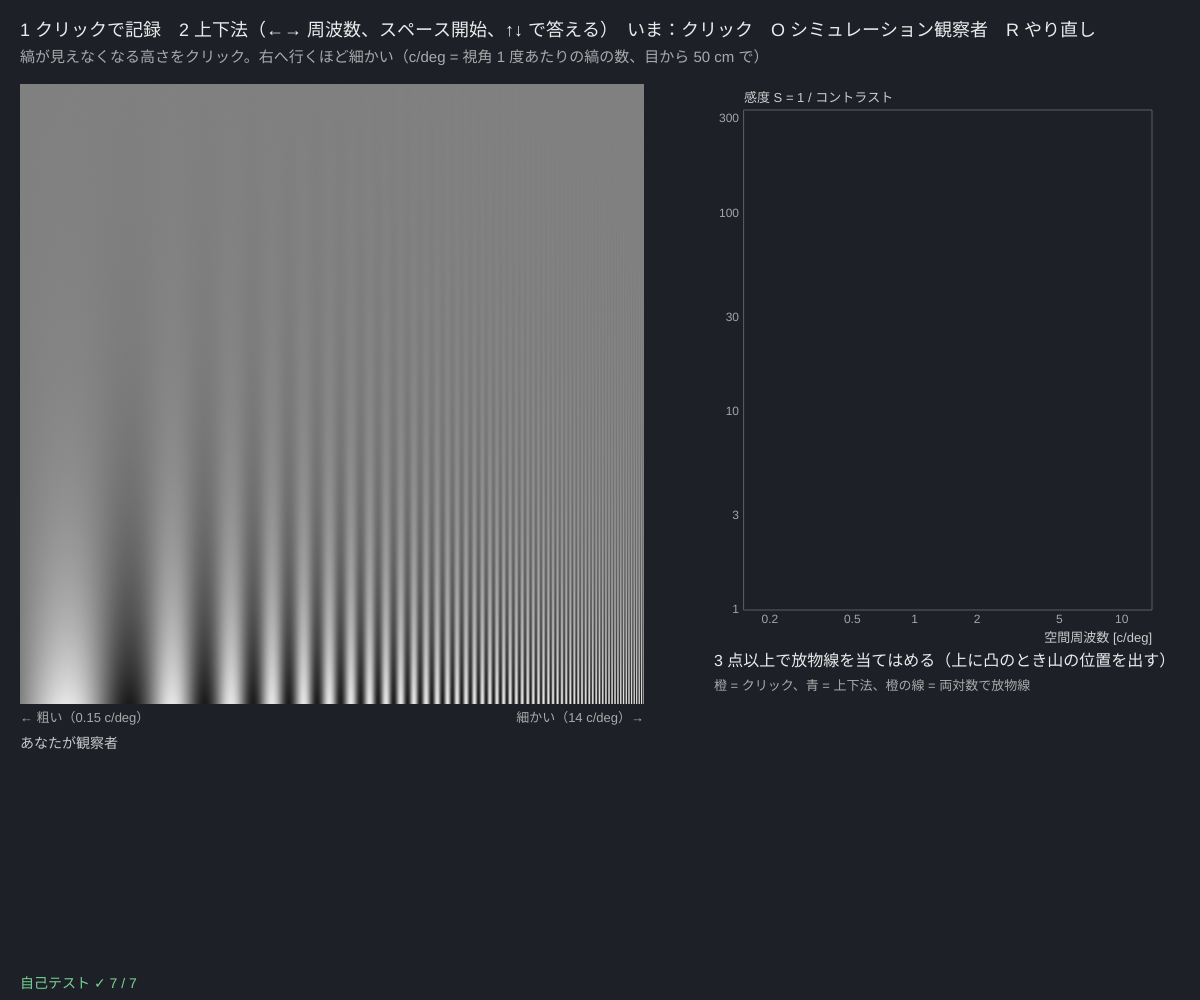
Frame 1 (no input)
Frame 60 (no input): identical to frame 1, image omitted
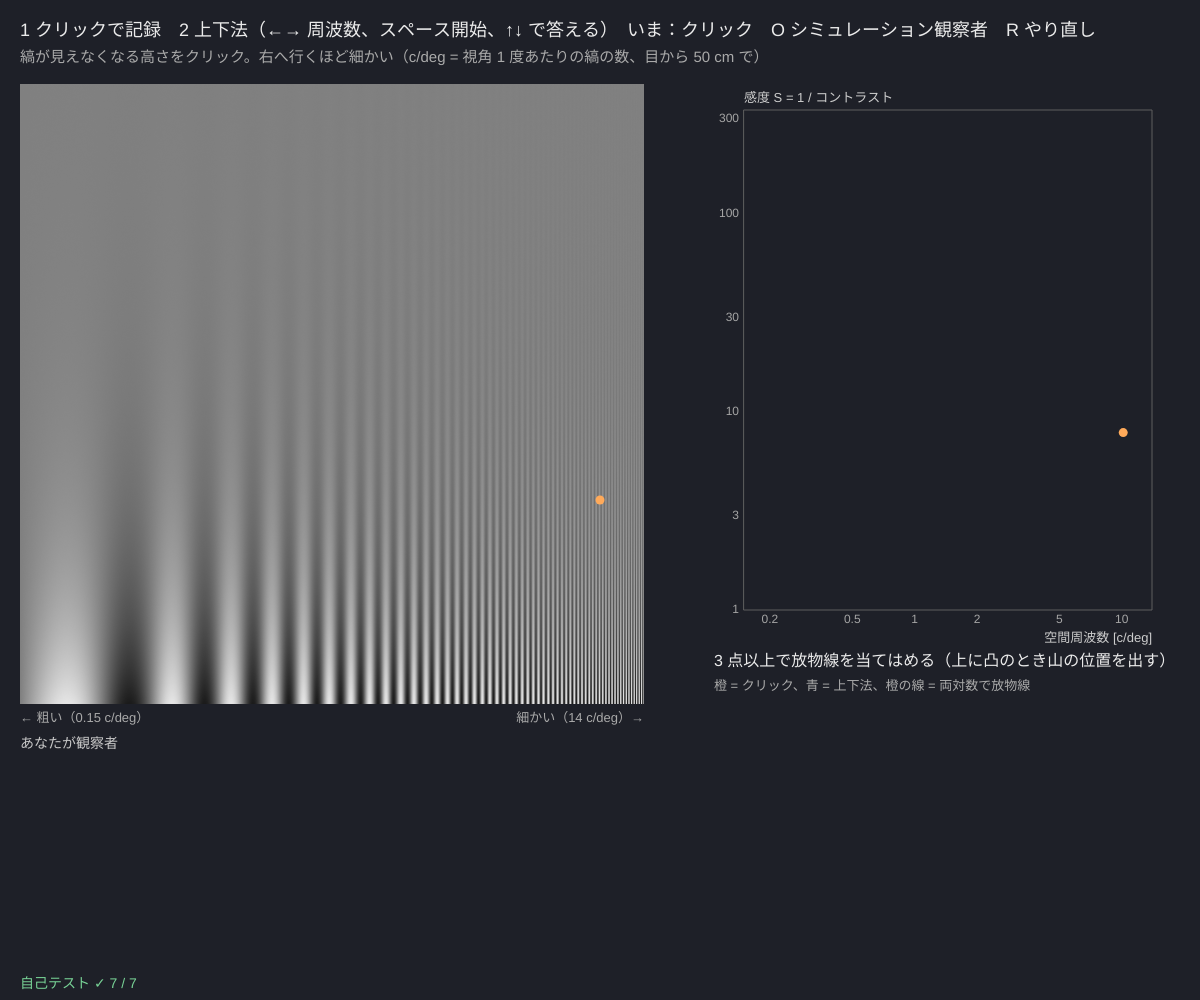
Frame 120 (the mouse pressed at the canvas centre since frame 60)

The p5.js sketch that drew these frames (run headless with seeded random() and noise() and a simulated clock; from frame 60 on, the mouse is pressed at the canvas centre):

// p5.js sketch
// ── sketch.js
// ============================================
// 07 コントラスト感度関数（CSF）─ どの細かさの縞がいちばん見えやすい？
// 左の図は計算で作った縞（キャンベル-ロブソン型）：右へ行くほど細かく（空間周波数が高く）、上へ行くほどうすく（コントラストが低く）なる
// モード 1：縞が見えなくなる高さを、横の位置を変えながら何か所かクリック → 感度 S = 1 / コントラスト を両対数で描き、放物線を当てはめる
// モード 2：周波数を ←→ で選び、縞が + の上か下かを ↑↓ で答える上下法（1-up-2-down）。しきい値を CSF に足す
// 1 / 2 = モード / O = シミュレーション観察者 / R = やり直し
// ============================================

const VIEW_CM = 50, PX_PER_CM = 38;    // ★ 目と画面の距離 [cm] と、画面の 1 cm の画素数（だいたいでよい）
const PX_PER_DEG = VIEW_CM * Math.tan(Math.PI / 180) * PX_PER_CM;   // 視角 1 度あたりの画素数
const F0 = 0.15, F1 = 14;              // ★ 図の左はし・右はしの空間周波数 [cycles/deg]
const C_MIN = 0.003, C_MAX = 0.8;      // ★ 図の上はし・下はしのコントラスト
const FREQS = [0.5, 1, 2, 4, 8];       // ★ モード 2 で測る周波数 [c/deg]
const SIM = { smax: 150, fp: 3, k: 0.5 };   // ★ シミュレーション観察者の CSF：ln S = ln Smax − k (ln f − ln fp)²
let chart, patch, cw, ch, clicks = [], stairPts = [], fi = 2, st, tmode = 1, phase = 'ready', tPhase = 0, cur = null, simMode = false, simSeed = 1;

function setup() {
  createCanvas(windowWidth, windowHeight);
  cw = Math.floor(width * 0.52); ch = Math.floor(height * 0.62);
  chart = createGraphics(cw, ch); chart.pixelDensity(1); makeChart();
  patch = createGraphics(130, 130); patch.pixelDensity(1);
  selfTest();
  resetData(false);
}
function resetData(sim) { simMode = sim; clicks = []; stairPts = []; st = makeStair(0.05, 1.3, 2, C_MIN, C_MAX, true); phase = 'ready'; seedRng(Date.now()); }
// 図の位置 → 周波数・コントラスト（どちらも対数で等間隔）
function freqAt(x) { return F0 * Math.pow(F1 / F0, x / cw); }
function contrastAt(y) { return C_MIN * Math.pow(C_MAX / C_MIN, y / ch); }
function makeChart() {
  chart.loadPixels();
  let r = Math.log(F1 / F0), k = (2 * Math.PI * F0 * cw) / (r * PX_PER_DEG);
  seedRng(1);
  for (let x = 0; x < cw; x++) {
    let ph = k * (Math.exp((r * x) / cw) - 1);           // 周波数が変わっても縞がつながるように、周波数を積分した位相
    for (let y = 0; y < ch; y++) {
      let v = 128 * (1 + contrastAt(y) * Math.sin(ph)) + rnd() - 0.5, o = 4 * (y * cw + x);
      chart.pixels[o] = chart.pixels[o + 1] = chart.pixels[o + 2] = clampv(Math.round(v), 0, 255); chart.pixels[o + 3] = 255;
    }
  }
  chart.updatePixels();
}
function makePatch(f, c) {
  patch.loadPixels();
  let N = patch.width;
  for (let y = 0; y < N; y++) for (let x = 0; x < N; x++) {
    let dx = x - N / 2, dy = y - N / 2, env = Math.exp(-(dx * dx + dy * dy) / (2 * 22 * 22));
    let v = 128 * (1 + c * env * Math.sin((2 * Math.PI * f * dx) / PX_PER_DEG)) + rnd() - 0.5, o = 4 * (y * N + x);
    patch.pixels[o] = patch.pixels[o + 1] = patch.pixels[o + 2] = clampv(Math.round(v), 0, 255); patch.pixels[o + 3] = 255;
  }
  patch.updatePixels();
}
function startTrial() { if (st.track.length >= 30) { finishStair(); return; } cur = { up: rnd() < 0.5 }; makePatch(FREQS[fi], st.v); phase = 'fix'; tPhase = millis(); }
function finishStair() { let t = stairThreshold(st, 2); if (t) stairPts.push([FREQS[fi], 1 / t]); st = makeStair(0.05, 1.3, 2, C_MIN, C_MAX, true); phase = 'ready'; }
function answer(up) { if (tmode !== 2 || (phase !== 'stim' && phase !== 'wait')) return; stairUpdate(st, up === cur.up); phase = 'blank'; tPhase = millis(); }

// 両対数で放物線：ln S = a + b u + c u²（u = ln f）を最小二乗で → ピーク周波数 = e^(−b / 2c)
function fitCSF(pts) {
  if (pts.length < 3) return null;
  let M = [[0, 0, 0], [0, 0, 0], [0, 0, 0]], v = [0, 0, 0];
  for (let p of pts) { let u = Math.log(p[0]), s = Math.log(p[1]), q = [1, u, u * u]; for (let i = 0; i < 3; i++) { v[i] += q[i] * s; for (let j = 0; j < 3; j++) M[i][j] += q[i] * q[j]; } }
  let D = det3(M); if (Math.abs(D) < 1e-9) return null;
  let sol = [0, 1, 2].map((k) => det3(M.map((r, i) => r.map((x, j) => (j === k ? v[i] : x)))) / D);
  let [a, b, c] = sol, peak = c < 0 ? Math.exp(-b / (2 * c)) : null;
  return { a, b, c, peak, smax: peak ? Math.exp(a - (b * b) / (4 * c)) : null, S: (f) => Math.exp(a + b * Math.log(f) + c * Math.log(f) ** 2) };
}
function det3(m) { return m[0][0] * (m[1][1] * m[2][2] - m[1][2] * m[2][1]) - m[0][1] * (m[1][0] * m[2][2] - m[1][2] * m[2][0]) + m[0][2] * (m[1][0] * m[2][1] - m[1][1] * m[2][0]); }
// シミュレーション観察者
function simS(f) { return SIM.smax * Math.exp(-SIM.k * (Math.log(f) - Math.log(SIM.fp)) ** 2); }
function simPc(f, c) { let s = 0.35, alpha = (1 / simS(f)) / Math.exp(s * Math.log(0.4142 / 0.5858)); return 0.5 + 0.5 / (1 + Math.exp(-(Math.log(c) - Math.log(alpha)) / s)); }
function runSim(seed) {
  resetData(true); seedRng(seed);
  for (let i = 0; i < 10; i++) { let f = F0 * Math.pow(F1 / F0, (i + 0.5) / 10); clicks.push([f, simS(f) * Math.exp(0.15 * rndNormal())]); }
  for (let f of FREQS) { let s = makeStair(0.05, 1.3, 2, C_MIN, C_MAX, true); for (let t = 0; t < 60; t++) stairUpdate(s, rnd() < simPc(f, s.v)); stairPts.push([f, 1 / stairThreshold(s, 2)]); }
}

function draw() {
  background(30, 32, 40);
  fill(235); noStroke(); textSize(18);
  text('1 クリックで記録　2 上下法（←→ 周波数、スペース開始、↑↓ で答える）　いま：' + (tmode === 1 ? 'クリック' : '上下法') + '　O シミュレーション観察者　R やり直し', 20, 36);
  fill(170); textSize(15);
  text('縞が見えなくなる高さをクリック。右へ行くほど細かい（c/deg = 視角 1 度あたりの縞の数、目から ' + VIEW_CM + ' cm で）', 20, 62);
  let sx = 20, sy = 84;
  if (tmode === 1) {
    image(chart, sx, sy);
    noStroke(); fill(255, 170, 90);
    for (let p of clicks) { let x = sx + (cw * Math.log(p[0] / F0)) / Math.log(F1 / F0), y = sy + (ch * Math.log(1 / p[1] / C_MIN)) / Math.log(C_MAX / C_MIN); circle(x, y, 9); }
    fill(170); textSize(13); text('← 粗い（' + F0 + ' c/deg）', sx, sy + ch + 18); textAlign(RIGHT); text('細かい（' + F1 + ' c/deg）→', sx + cw, sy + ch + 18); textAlign(LEFT, BASELINE);
  } else {
    if (phase === 'blank' && millis() - tPhase > 500) startTrial();
    if (phase === 'fix' && millis() - tPhase > 400) { phase = 'stim'; tPhase = millis(); }
    if (phase === 'stim' && millis() - tPhase > 500) phase = 'wait';
    noStroke(); fill(128); rect(sx, sy, cw, ch);
    let px = sx + cw / 2 - 65, py = sy + ch / 2 + (cur && cur.up ? -175 : 45);
    if (phase === 'stim') image(patch, px, py);
    stroke(70); strokeWeight(2); line(sx + cw / 2 - 7, sy + ch / 2, sx + cw / 2 + 7, sy + ch / 2); line(sx + cw / 2, sy + ch / 2 - 7, sx + cw / 2, sy + ch / 2 + 7);
    noStroke(); fill(205); textSize(15);
    text('周波数 ' + FREQS[fi] + ' c/deg　試行 ' + st.track.length + ' / 30　コントラスト ' + (st.v * 100).toFixed(2) + '%　' + (phase === 'ready' ? 'スペースで開始' : phase === 'wait' ? '上（↑）？ 下（↓）？' : ''), sx, sy + ch + 22);
  }
  fill(200); textSize(14); text(simMode ? 'シミュレーション観察者' : 'あなたが観察者', sx, sy + ch + 44);

  // ---- CSF のグラフ
  let g = { x: width * 0.62, y: 110, w: width * 0.34, h: height * 0.5, x0: F0, x1: F1, y0: 1, y1: 1 / C_MIN, logx: true, logy: true };
  plotAxes(g, '空間周波数 [c/deg]', '感度 S = 1 / コントラスト', [0.2, 0.5, 1, 2, 5, 10], [1, 3, 10, 30, 100, 300]);
  let drawS = (fn, col, w) => { stroke(col); strokeWeight(w); let p = []; for (let i = 0; i <= 120; i++) { let f = F0 * Math.pow(F1 / F0, i / 120), s = fn(f); if (s > 0 && isFinite(s)) p.push([gX(g, f), gY(g, s)]); } polyline(p); };
  if (simMode) drawS(simS, color(120, 200, 140), 1.5);
  let all = clicks.concat(stairPts), fit = fitCSF(all);
  if (fit) drawS(fit.S, color(255, 170, 90), 3);
  noStroke(); fill(255, 170, 90); for (let p of clicks) circle(gX(g, p[0]), gY(g, p[1]), 9);
  fill(120, 190, 255); for (let p of stairPts) circle(gX(g, p[0]), gY(g, p[1]), 13);
  fill(235); textSize(16);
  let ry = g.y + g.h + 56;
  if (fit && fit.peak) text('山の周波数 ≈ ' + fit.peak.toFixed(2) + ' c/deg　最大感度 ≈ ' + fit.smax.toFixed(0) + '（' + (100 / fit.smax).toFixed(2) + '%）', g.x - 30, ry);
  else text('3 点以上で放物線を当てはめる（上に凸のとき山の位置を出す）', g.x - 30, ry);
  fill(170); textSize(13); text('橙 = クリック、青 = 上下法、橙の線 = 両対数で放物線', g.x - 30, ry + 24);
  if (simMode) { fill(120, 200, 140); text('緑 = 本当の CSF（山 ' + SIM.fp + ' c/deg、最大感度 ' + SIM.smax + '）', g.x - 30, ry + 44); }
  fill(selfTestResults.every((r) => r.ok) ? color(120, 210, 150) : color(255, 90, 90)); textSize(14);
  text(selfTestLine(), 20, height - 12);
}

function mousePressed() {
  if (tmode !== 1) return;
  let x = mouseX - 20, y = mouseY - 84;
  if (x >= 0 && x < cw && y >= 0 && y < ch) { if (simMode) resetData(false); clicks.push([freqAt(x), 1 / contrastAt(y)]); }
}
function keyPressed() {
  if (key === '1' || key === '2') { tmode = +key; phase = 'ready'; }
  if (tmode === 2) {
    if (key === ' ' && phase === 'ready') { if (simMode) resetData(false); startTrial(); }
    if (key === UP_ARROW) answer(true);
    if (key === DOWN_ARROW) answer(false);
    if ((key === LEFT_ARROW || key === RIGHT_ARROW) && phase === 'ready') { fi = clampv(fi + (key === LEFT_ARROW ? -1 : 1), 0, FREQS.length - 1); st = makeStair(0.05, 1.3, 2, C_MIN, C_MAX, true); }
  }
  if (key === 'o' || key === 'O') runSim(++simSeed);
  if (key === 'r' || key === 'R') resetData(false);
  return false;
}

// ---- 自己テスト
function selfTest() {
  selfTestResults = [];
  check('図の上はしのコントラスト = ' + C_MIN + '、下はし = ' + C_MAX, near(contrastAt(0), C_MIN, 1e-12) && near(contrastAt(ch), C_MAX, 1e-12));
  check('図の左はし・右はし・まん中の周波数（まん中 = √(F0·F1)）', near(freqAt(0), F0, 1e-12) && near(freqAt(cw), F1, 1e-9) && near(freqAt(cw / 2), Math.sqrt(F0 * F1), 1e-9));
  let pts = [0.3, 0.7, 1.5, 3, 6, 10].map((f) => [f, simS(f)]), fit = fitCSF(pts);
  check('ゆらぎのない CSF の点から山の周波数 3 c/deg と最大感度 150 を復元', fit && near(fit.peak, SIM.fp, 1e-6) && near(fit.smax, SIM.smax, 1e-4));
  check('点が 2 つでは当てはめない（null）', fitCSF([[1, 10], [2, 20]]) === null);
  check('シミュレーション観察者の 70.7% 点 = 1 / S(f)', near(simPc(2, 1 / simS(2)), 0.7071, 1e-3));
  seedRng(52); let sp = FREQS.map((f) => { let th = []; for (let r = 0; r < 20; r++) { let s = makeStair(0.05, 1.3, 2, C_MIN, C_MAX, true); for (let t = 0; t < 80; t++) stairUpdate(s, rnd() < simPc(f, s.v)); th.push(Math.log(stairThreshold(s, 2))); } return [f, 1 / Math.exp(th.reduce((a, b) => a + b) / th.length)]; });
  check('シミュレーションの上下法：5 つの周波数で感度 ≈ S(f)（1 段 ×1.3 以内）', sp.every((p) => Math.abs(Math.log(p[1] / simS(p[0]))) < Math.log(1.3)));
  let f2 = fitCSF(sp);
  check('その 5 点から山の周波数 ≈ 3 c/deg（±30%）', f2 && f2.peak && near(f2.peak, SIM.fp, 0.3 * SIM.fp));
  reportSelfTest();
}

// ---------- やってみよう ----------
// 1. 図の上のほう（うすい所）で、縞がいちばん高くまで見えるのはどの細かさ？ そこが CSF の山
// 2. 横の位置を変えて 6 か所以上クリックし、自分の CSF を描こう。山は何 c/deg？
// 3. 画面から離れて（VIEW_CM を変えて）もう一度。山の位置はどう動く？（c/deg が変わる）
// 4. モード 2 で 3 つの周波数を上下法で測り、クリックの結果と比べよう
// 5. 文字の読みやすさ・模様のデザインと、CSF の山の関係を考えよう


// ==================================================
// ここから下は「心理物理の道具」（中身は読まなくても OK。消さないでね）
// ==================================================
// ---- 種つきの乱数（同じ種なら毎回同じ列）。シミュレーション観察者と自己テストで使う
let rngState = 1;
function seedRng(s) { rngState = (s >>> 0) || 1; }
function rnd() {                       // 0〜1 の一様乱数（mulberry32）
  rngState = (rngState + 0x6d2b79f5) >>> 0;
  let t = rngState;
  t = Math.imul(t ^ (t >>> 15), t | 1);
  t ^= t + Math.imul(t ^ (t >>> 7), t | 61);
  return ((t ^ (t >>> 14)) >>> 0) / 4294967296;
}
function rndNormal() { let u = 1 - rnd(), v = rnd(); return Math.sqrt(-2 * Math.log(u)) * Math.cos(2 * Math.PI * v); }   // 標準正規分布
function shuffleArr(a) { for (let i = a.length - 1; i > 0; i--) { let j = Math.floor(rnd() * (i + 1)), t = a[i]; a[i] = a[j]; a[j] = t; } return a; }
function clampv(v, a, b) { return v < a ? a : v > b ? b : v; }
// ---- 正規分布：Φ（累積分布）と z（その逆関数。二分法で数値的に解く）
function erfA(x) {                     // 誤差関数（Abramowitz & Stegun 7.1.26、誤差 1.5e-7 以下）
  let s = x < 0 ? -1 : 1; x = Math.abs(x);
  let t = 1 / (1 + 0.3275911 * x);
  let y = 1 - ((((1.061405429 * t - 1.453152027) * t + 1.421413741) * t - 0.284496736) * t + 0.254829592) * t * Math.exp(-x * x);
  return s * y;
}
function Phi(x) { return 0.5 * (1 + erfA(x / Math.SQRT2)); }
function zOf(p) {                      // Φ(z) = p となる z
  p = clampv(p, 1e-9, 1 - 1e-9);
  let lo = -9, hi = 9;
  for (let i = 0; i < 70; i++) { let m = (lo + hi) / 2; if (Phi(m) < p) lo = m; else hi = m; }
  return (lo + hi) / 2;
}
// 割合を 1/(2N) で補正（0 や 1 だと z が無限大になるので）
function rateFix(k, n) { return n > 0 ? clampv(k / n, 1 / (2 * n), 1 - 1 / (2 * n)) : 0.5; }
// ---- 上下法（階段法）：nDown 回続けて正答で 1 段下げ（難しく）、1 回まちがえたら 1 段上げ（やさしく）
// 値は掛け算で動かす（factor 倍）。1-up-2-down は正答率 70.7%（p² = 0.5）、1-up-3-down は 79.4% に集まる
// fast = true なら、最初にまちがえるまでは 1 回正解ごとに factor² ずつ下げて、すばやくしきい値の近くへ
function makeStair(start, factor, nDown, lo, hi, fast) {
  return { v: start, factor, nDown, lo, hi, fast: !!fast, run: 0, dir: 0, track: [], revs: [] };
}
function stairUpdate(st, correct) {
  st.track.push({ v: st.v, ok: correct });
  if (st.fast && !correct) st.fast = false;
  if (st.fast) { st.dir = -1; st.v = clampv(st.v / (st.factor * st.factor), st.lo, st.hi); return; }
  let move = 0;
  if (correct) { st.run++; if (st.run >= st.nDown) { st.run = 0; move = -1; } }
  else { st.run = 0; move = 1; }
  if (move !== 0) {
    if (st.dir !== 0 && move !== st.dir) st.revs.push({ i: st.track.length - 1, v: st.v });   // 向きが変わった = 反転点
    st.dir = move;
    st.v = clampv(move < 0 ? st.v / st.factor : st.v * st.factor, st.lo, st.hi);
  }
}
// しきい値 = 反転点の幾何平均（最初の skip 個は練習とみなして捨てる）。足りなければ最後の 6 試行の幾何平均
function stairThreshold(st, skip) {
  let r = st.revs.slice(skip === undefined ? 2 : skip).map((q) => q.v);
  if (r.length < 2) r = st.track.slice(-6).map((q) => q.v);
  if (r.length === 0) return null;
  return Math.exp(r.reduce((s, v) => s + Math.log(v), 0) / r.length);
}
// ---- グラフの道具：g = { x, y, w, h, x0, x1, y0, y1, logx, logy }
function gX(g, v) { let t = g.logx ? (Math.log(v) - Math.log(g.x0)) / (Math.log(g.x1) - Math.log(g.x0)) : (v - g.x0) / (g.x1 - g.x0); return g.x + clampv(t, -0.02, 1.02) * g.w; }
function gY(g, v) { let t = g.logy ? (Math.log(v) - Math.log(g.y0)) / (Math.log(g.y1) - Math.log(g.y0)) : (v - g.y0) / (g.y1 - g.y0); return g.y + g.h - clampv(t, -0.02, 1.02) * g.h; }
function plotAxes(g, xl, yl, xt, yt) {
  stroke(95); strokeWeight(1); noFill(); rect(g.x, g.y, g.w, g.h);
  noStroke(); fill(165); textSize(12); textAlign(CENTER, TOP);
  for (let v of xt) text(+v.toPrecision(3), gX(g, v), g.y + g.h + 4);
  textAlign(RIGHT, CENTER);
  for (let v of yt) text(+v.toPrecision(3), g.x - 5, gY(g, v));
  textAlign(LEFT, BASELINE); fill(205); textSize(13);
  text(xl, g.x + g.w - textWidth(xl), g.y + g.h + 32); text(yl, g.x, g.y - 8);
}
function polyline(pts) {               // 点が 2 つ以上あるときだけ折れ線を描く
  if (pts.length < 2) return;
  noFill(); beginShape(); for (let p of pts) vertex(p[0], p[1]); endShape();
}
// ---- 自己テストの道具
let selfTestResults = [];
function check(name, cond) { selfTestResults.push({ name, ok: !!cond }); }
function near(a, b, tol) { return a !== null && a !== undefined && isFinite(a) && Math.abs(a - b) <= (tol === undefined ? 1e-9 : tol); }
function reportSelfTest() { for (let r of selfTestResults) (r.ok ? console.log : console.error)((r.ok ? '✓ ' : '✗ ') + r.name); }
function selfTestLine() { let n = selfTestResults.filter((r) => r.ok).length; return '自己テスト ' + (n === selfTestResults.length ? '✓ ' : '✗ ') + n + ' / ' + selfTestResults.length; }
